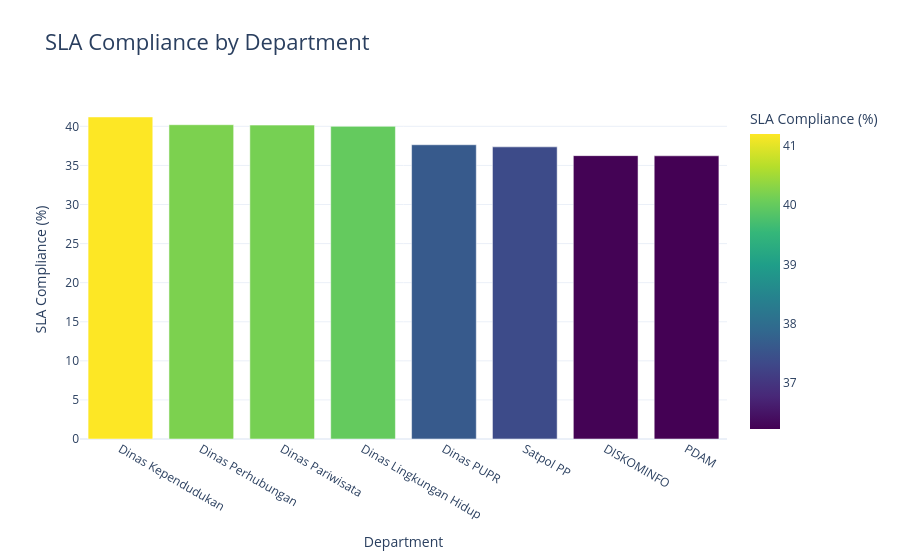

Notebook code for this chart:
### Code cell
# =========================================================
# 3.7 SLA COMPLIANCE BY DEPARTMENT
# =========================================================

sla_department = (
    df.groupby("department")["sla_met_flag"]
      .mean()
      .mul(100)
      .sort_values(ascending=False)
      .reset_index()
)

sla_department.columns = ["Department", "SLA Compliance (%)"]

fig = px.bar(
    sla_department,
    x="Department",
    y="SLA Compliance (%)",
    title="SLA Compliance by Department",
    template="plotly_white",
    color="SLA Compliance (%)",
    color_continuous_scale="Viridis"
)

fig.update_layout(title_font_size=22)

fig.show()

# Save screenshot as:
# assets/sla-compliance-by-department.png

### Figure 1 — Plotly figure (JSON) as saved in the notebook; plotly's stock layout.template omitted (floating-point values rounded to 4 significant figures)
{"data": [{"hovertemplate": "Department=%{x}<br>SLA Compliance (%)=%{marker.color}<extra></extra>", "legendgroup": "", "marker": {"color": [41.2, 40.21, 40.16, 40.0, 37.64, 37.37, 36.25, 36.23], "coloraxis": "coloraxis", "pattern": {"shape": ""}}, "name": "", "orientation": "v", "showlegend": false, "textposition": "auto", "type": "bar", "x": ["Dinas Kependudukan", "Dinas Perhubungan", "Dinas Pariwisata", "Dinas Lingkungan Hidup", "Dinas PUPR", "Satpol PP", "DISKOMINFO", "PDAM"], "xaxis": "x", "y": [41.2, 40.21, 40.16, 40.0, 37.64, 37.37, 36.25, 36.23], "yaxis": "y"}], "layout": {"barmode": "relative", "coloraxis": {"colorbar": {"title": {"text": "SLA Compliance (%)"}}, "colorscale": [[0, "#440154"], [0.1111, "#482878"], [0.2222, "#3e4989"], [0.3333, "#31688e"], [0.4444, "#26828e"], [0.5556, "#1f9e89"], [0.6667, "#35b779"], [0.7778, "#6ece58"], [0.8889, "#b5de2b"], [1, "#fde725"]]}, "legend": {"tracegroupgap": 0}, "title": {"font": {"size": 22}, "text": "SLA Compliance by Department"}, "xaxis": {"anchor": "y", "domain": [0, 1], "title": {"text": "Department"}}, "yaxis": {"anchor": "x", "domain": [0, 1], "title": {"text": "SLA Compliance (%)"}}}}
